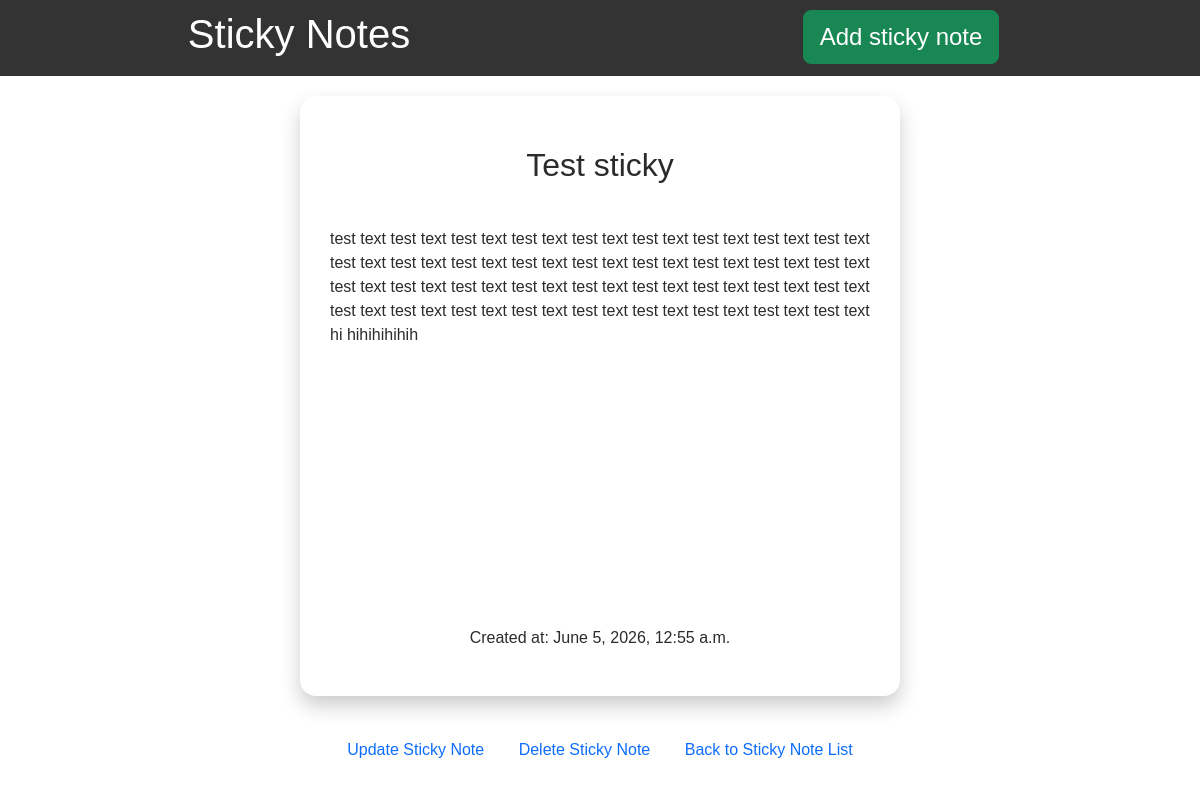
Screenshot of /sticky/1/ with the database file from the repository.
### posts/models.py (models this page shows, shortened)
class sticky_note(models.Model):
    title = models.CharField(max_length=255)
    content = models.TextField()
    created_at = models.DateTimeField(auto_now_add=True)
    author = models.ForeignKey(
        'Author', on_delete=models.CASCADE, null=True, blank=True)

### posts/views.py (the view)
# urls.py: path("sticky/<int:pk>/", sticky_details, name="sticky_details"),
def sticky_details(request, pk):
    post = get_object_or_404(sticky_note, pk=pk)
    return render(request, 'posts/sticky_details.html', {'post': post})

### posts/templates/posts/sticky_details.html (shortened to what this page needs)
{% extends "base.html" %}
{% block content %}
    <div class="content" style="margin-left: auto; margin-right: auto; margin-top: 20px;">
        <h2>
            {{ post.title }}
        </h2>
        <p class="note-content">
            {{ post.content }}
        </p>
        <p style="margin-top: auto; ">
            Created at: {{ post.created_at }}
        </p>
    </div>
    <div style="text-align: center;  padding-top: 30px; padding-bottom: 30px;">
        <a class="a1" href="{% url 'sticky_update' pk=post.pk %}">Update Sticky Note</a>
        <a class="a1" href="{% url 'sticky_delete' pk=post.pk %}">Delete Sticky Note</a>
        <a class="a1" href="{% url 'sticky_list' %}">Back to Sticky Note List</a>
    </div>
{% endblock %}

### posts/templates/base.html (shortened to what this page needs)
{% load static %}
<!DOCTYPE html>
<html lang="en">
<head>
    <link href="https://cdn.jsdelivr.net/npm/bootstrap@5.3.8/dist/css/bootstrap.min.css" rel="stylesheet">
    <link rel="stylesheet" href="{% static 'posts/style.css' %}">
</head>
<body>
    <header>
        <div class="row">
            <div class="col">
                <h1>Sticky Notes</h1>
            </div>
            <div class="col">
                <a href="{% url 'sticky_create' %}" class="btn btn-success btn-lg" style="--bs-btn-padding-y: .5rem; --bs-btn-padding-x: 1rem; --bs-btn-font-size: 1.5rem;">Add sticky note</a>
            </div>
    </header>
    <main>
        {% block content %}
        {% endblock %}
    </main>
</body>
</html>

### posts/static/posts/style.css (style rules this page uses)
a { text-decoration: none; }
.a1 { text-align: center; padding-left: 15px; padding-right: 15px; }
body { font-family: Arial, sans-serif; overflow-x: hidden; }
header { background-color: #333; color: white; padding: 10px; text-align: center; font-weight: bold; }
h2 { text-align: center; padding: 20px; }
.content { width: 600px; height: 600px; background-color: var(--random-color); color:#2b2b2b; display: flex; flex-direction: column; border-radius: 16px; box-shadow: 0 10px 20px rgba(0, 0, 0, 0.2); margin: 12px auto; padding: 30px; text-align: center; }
.note-content { margin-top: 15px; margin-bottom: 20px; text-align: left; overflow-wrap: break-word; word-break: break-word; hyphens: auto; flex-grow: 1; }

### rows the page displays
sticky_note: title "Test sticky", content "test text test text test text test text test text test text test text test text test text test text test text test text test text test text test text test text test text test text test text test text test text test text test text test text test text test text test text test text test text test text test text test text test text test text test text test text hi hihihihihih", created_at "June 5, 2026, 12:55 a.m."
